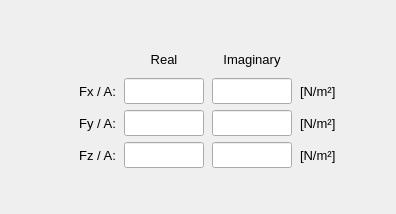
           <widget class="QWidget" name="tab_constant_values">
            <attribute name="title">
             <string>Constant values</string>
            </attribute>
            <layout class="QGridLayout" name="gridLayout_12">
             <property name="leftMargin">
              <number>2</number>
             </property>
             <property name="topMargin">
              <number>2</number>
             </property>
             <property name="rightMargin">
              <number>2</number>
             </property>
             <property name="bottomMargin">
              <number>2</number>
             </property>
             <property name="spacing">
              <number>2</number>
             </property>
             <item row="3" column="0">
              <spacer name="verticalSpacer_2">
               <property name="orientation">
                <enum>Qt::Vertical</enum>
               </property>
               <property name="sizeHint" stdset="0">
                <size>
                 <width>20</width>
                 <height>40</height>
                </size>
               </property>
              </spacer>
             </item>
             <item row="0" column="0">
              <spacer name="verticalSpacer">
               <property name="orientation">
                <enum>Qt::Vertical</enum>
               </property>
               <property name="sizeHint" stdset="0">
                <size>
                 <width>20</width>
                 <height>40</height>
                </size>
               </property>
              </spacer>
             </item>
             <item row="1" column="0">
              <widget class="QFrame" name="frame_8">
               <property name="minimumSize">
                <size>
                 <width>340</width>
                 <height>0</height>
                </size>
               </property>
               <property name="maximumSize">
                <size>
                 <width>16777215</width>
                 <height>320</height>
                </size>
               </property>
               <property name="font">
                <font>
                 <pointsize>11</pointsize>
                </font>
               </property>
               <property name="frameShape">
                <enum>QFrame::NoFrame</enum>
               </property>
               <property name="frameShadow">
                <enum>QFrame::Raised</enum>
               </property>
               <layout class="QGridLayout" name="gridLayout">
                <property name="leftMargin">
                 <number>4</number>
                </property>
                <property name="topMargin">
                 <number>4</number>
                </property>
                <property name="rightMargin">
                 <number>4</number>
                </property>
                <property name="bottomMargin">
                 <number>4</number>
                </property>
                <property name="horizontalSpacing">
                 <number>8</number>
                </property>
                <property name="verticalSpacing">
                 <number>6</number>
                </property>
                <item row="3" column="2">
                 <widget class="QLineEdit" name="lineEdit_real_value_Fx">
                  <property name="minimumSize">
                   <size>
                    <width>80</width>
                    <height>26</height>
                   </size>
                  </property>
                  <property name="maximumSize">
                   <size>
                    <width>80</width>
                    <height>26</height>
                   </size>
                  </property>
                  <property name="font">
                   <font>
                    <family>MS Shell Dlg 2</family>
                    <pointsize>10</pointsize>
                    <weight>50</weight>
                    <italic>false</italic>
                    <bold>false</bold>
                   </font>
                  </property>
                  <property name="styleSheet">
                   <string notr="true"/>
                  </property>
                  <property name="text">
                   <string/>
                  </property>
                  <property name="alignment">
                   <set>Qt::AlignCenter</set>
                  </property>
                 </widget>
                </item>
                <item row="3" column="3">
                 <widget class="QLineEdit" name="lineEdit_imag_value_Fx">
                  <property name="minimumSize">
                   <size>
                    <width>80</width>
                    <height>26</height>
                   </size>
                  </property>
                  <property name="maximumSize">
                   <size>
                    <width>80</width>
                    <height>26</height>
                   </size>
                  </property>
                  <property name="font">
                   <font>
                    <family>MS Shell Dlg 2</family>
                    <pointsize>10</pointsize>
                    <weight>50</weight>
                    <italic>false</italic>
                    <bold>false</bold>
                   </font>
                  </property>
                  <property name="styleSheet">
                   <string notr="true"/>
                  </property>
                  <property name="alignment">
                   <set>Qt::AlignCenter</set>
                  </property>
                 </widget>
                </item>
                <item row="2" column="3">
                 <widget class="QLabel" name="label_20">
                  <property name="minimumSize">
                   <size>
                    <width>80</width>
                    <height>26</height>
                   </size>
                  </property>
                  <property name="maximumSize">
                   <size>
                    <width>80</width>
                    <height>26</height>
                   </size>
                  </property>
                  <property name="font">
                   <font>
                    <family>MS Shell Dlg 2</family>
                    <pointsize>10</pointsize>
                    <weight>50</weight>
                    <italic>false</italic>
                    <bold>false</bold>
                   </font>
                  </property>
                  <property name="text">
                   <string>Imaginary</string>
                  </property>
                  <property name="alignment">
                   <set>Qt::AlignCenter</set>
                  </property>
                 </widget>
                </item>
                <item row="2" column="2">
                 <widget class="QLabel" name="label_4">
                  <property name="minimumSize">
                   <size>
                    <width>80</width>
                    <height>26</height>
                   </size>
                  </property>
                  <property name="maximumSize">
                   <size>
                    <width>80</width>
                    <height>26</height>
                   </size>
                  </property>
                  <property name="font">
                   <font>
                    <family>MS Shell Dlg 2</family>
                    <pointsize>10</pointsize>
                    <weight>50</weight>
                    <italic>false</italic>
                    <bold>false</bold>
                   </font>
                  </property>
                  <property name="text">
                   <string>Real</string>
                  </property>
                  <property name="alignment">
                   <set>Qt::AlignCenter</set>
                  </property>
                 </widget>
                </item>
                <item row="3" column="1">
                 <widget class="QLabel" name="label_constant">
                  <property name="minimumSize">
                   <size>
                    <width>70</width>
                    <height>26</height>
                   </size>
                  </property>
                  <property name="maximumSize">
                   <size>
                    <width>100</width>
                    <height>26</height>
                   </size>
                  </property>
                  <property name="font">
                   <font>
                    <family>MS Shell Dlg 2</family>
                    <pointsize>10</pointsize>
                    <weight>50</weight>
                    <italic>false</italic>
                    <bold>false</bold>
                   </font>
                  </property>
                  <property name="text">
                   <string>Fx / A:</string>
                  </property>
                  <property name="alignment">
                   <set>Qt::AlignRight|Qt::AlignTrailing|Qt::AlignVCenter</set>
                  </property>
                 </widget>
                </item>
                <item row="3" column="4">
                 <widget class="QLabel" name="label_unit">
                  <property name="minimumSize">
                   <size>
                    <width>50</width>
                    <height>26</height>
                   </size>
                  </property>
                  <property name="maximumSize">
                   <size>
                    <width>50</width>
                    <height>26</height>
                   </size>
                  </property>
                  <property name="font">
                   <font>
                    <family>MS Shell Dlg 2</family>
                    <pointsize>10</pointsize>
                    <weight>50</weight>
                    <italic>false</italic>
                    <bold>false</bold>
                   </font>
                  </property>
                  <property name="text">
                   <string>[N/m²]</string>
                  </property>
                  <property name="alignment">
                   <set>Qt::AlignLeading|Qt::AlignLeft|Qt::AlignVCenter</set>
                  </property>
                 </widget>
                </item>
                <item row="3" column="5">
                 <spacer name="horizontalSpacer">
                  <property name="orientation">
                   <enum>Qt::Horizontal</enum>
                  </property>
                  <property name="sizeHint" stdset="0">
                   <size>
                    <width>40</width>
                    <height>20</height>
                   </size>
                  </property>
                 </spacer>
                </item>
                <item row="3" column="0">
                 <spacer name="horizontalSpacer_2">
                  <property name="orientation">
                   <enum>Qt::Horizontal</enum>
                  </property>
                  <property name="sizeHint" stdset="0">
                   <size>
                    <width>40</width>
                    <height>20</height>
                   </size>
                  </property>
                 </spacer>
                </item>
                <item row="4" column="2">
                 <widget class="QLineEdit" name="lineEdit_real_value_Fy">
                  <property name="minimumSize">
                   <size>
                    <width>80</width>
                    <height>26</height>
                   </size>
                  </property>
                  <property name="maximumSize">
                   <size>
                    <width>80</width>
                    <height>26</height>
                   </size>
                  </property>
                  <property name="font">
                   <font>
                    <family>MS Shell Dlg 2</family>
                    <pointsize>10</pointsize>
                    <weight>50</weight>
                    <italic>false</italic>
                    <bold>false</bold>
                   </font>
                  </property>
                  <property name="styleSheet">
                   <string notr="true"/>
                  </property>
                  <property name="text">
                   <string/>
                  </property>
                  <property name="alignment">
                   <set>Qt::AlignCenter</set>
                  </property>
                 </widget>
                </item>
                <item row="4" column="4">
                 <widget class="QLabel" name="label_unit_2">
                  <property name="minimumSize">
                   <size>
                    <width>50</width>
                    <height>26</height>
                   </size>
                  </property>
                  <property name="maximumSize">
                   <size>
                    <width>50</width>
                    <height>26</height>
                   </size>
                  </property>
                  <property name="font">
                   <font>
                    <family>MS Shell Dlg 2</family>
                    <pointsize>10</pointsize>
                    <weight>50</weight>
                    <italic>false</italic>
                    <bold>false</bold>
                   </font>
                  </property>
                  <property name="text">
                   <string>[N/m²]</string>
                  </property>
                  <property name="alignment">
                   <set>Qt::AlignLeading|Qt::AlignLeft|Qt::AlignVCenter</set>
                  </property>
                 </widget>
                </item>
                <item row="4" column="3">
                 <widget class="QLineEdit" name="lineEdit_imag_value_Fy">
                  <property name="minimumSize">
                   <size>
                    <width>80</width>
                    <height>26</height>
                   </size>
                  </property>
                  <property name="maximumSize">
                   <size>
                    <width>80</width>
                    <height>26</height>
                   </size>
                  </property>
                  <property name="font">
                   <font>
                    <family>MS Shell Dlg 2</family>
                    <pointsize>10</pointsize>
                    <weight>50</weight>
                    <italic>false</italic>
                    <bold>false</bold>
                   </font>
                  </property>
                  <property name="styleSheet">
                   <string notr="true"/>
                  </property>
                  <property name="alignment">
                   <set>Qt::AlignCenter</set>
                  </property>
                 </widget>
                </item>
                <item row="5" column="2">
                 <widget class="QLineEdit" name="lineEdit_real_value_Fz">
                  <property name="minimumSize">
                   <size>
                    <width>80</width>
                    <height>26</height>
                   </size>
                  </property>
                  <property name="maximumSize">
                   <size>
                    <width>80</width>
                    <height>26</height>
                   </size>
                  </property>
                  <property name="font">
                   <font>
                    <family>MS Shell Dlg 2</family>
                    <pointsize>10</pointsize>
                    <weight>50</weight>
                    <italic>false</italic>
                    <bold>false</bold>
                   </font>
                  </property>
                  <property name="styleSheet">
                   <string notr="true"/>
                  </property>
                  <property name="text">
                   <string/>
                  </property>
                  <property name="alignment">
                   <set>Qt::AlignCenter</set>
                  </property>
                 </widget>
                </item>
                <item row="5" column="3">
                 <widget class="QLineEdit" name="lineEdit_imag_value_Fz">
                  <property name="minimumSize">
                   <size>
                    <width>80</width>
                    <height>26</height>
                   </size>
                  </property>
                  <property name="maximumSize">
                   <size>
                    <width>80</width>
                    <height>26</height>
                   </size>
                  </property>
                  <property name="font">
                   <font>
                    <family>MS Shell Dlg 2</family>
                    <pointsize>10</pointsize>
                    <weight>50</weight>
                    <italic>false</italic>
                    <bold>false</bold>
                   </font>
                  </property>
                  <property name="styleSheet">
                   <string notr="true"/>
                  </property>
                  <property name="alignment">
                   <set>Qt::AlignCenter</set>
                  </property>
                 </widget>
                </item>
                <item row="5" column="4">
                 <widget class="QLabel" name="label_unit_3">
                  <property name="minimumSize">
                   <size>
                    <width>50</width>
                    <height>26</height>
                   </size>
                  </property>
                  <property name="maximumSize">
                   <size>
                    <width>50</width>
                    <height>26</height>
                   </size>
                  </property>
                  <property name="font">
                   <font>
                    <family>MS Shell Dlg 2</family>
                    <pointsize>10</pointsize>
                    <weight>50</weight>
                    <italic>false</italic>
                    <bold>false</bold>
                   </font>
                  </property>
                  <property name="text">
                   <string>[N/m²]</string>
                  </property>
                  <property name="alignment">
                   <set>Qt::AlignLeading|Qt::AlignLeft|Qt::AlignVCenter</set>
                  </property>
                 </widget>
                </item>
                <item row="4" column="1">
                 <widget class="QLabel" name="label_constant_2">
                  <property name="minimumSize">
                   <size>
                    <width>70</width>
                    <height>26</height>
                   </size>
                  </property>
                  <property name="maximumSize">
                   <size>
                    <width>100</width>
                    <height>26</height>
                   </size>
                  </property>
                  <property name="font">
                   <font>
                    <family>MS Shell Dlg 2</family>
                    <pointsize>10</pointsize>
                    <weight>50</weight>
                    <italic>false</italic>
                    <bold>false</bold>
                   </font>
                  </property>
                  <property name="text">
                   <string>Fy / A:</string>
                  </property>
                  <property name="alignment">
                   <set>Qt::AlignRight|Qt::AlignTrailing|Qt::AlignVCenter</set>
                  </property>
                 </widget>
                </item>
                <item row="5" column="1">
                 <widget class="QLabel" name="label_constant_3">
                  <property name="minimumSize">
                   <size>
                    <width>70</width>
                    <height>26</height>
                   </size>
                  </property>
                  <property name="maximumSize">
                   <size>
                    <width>100</width>
                    <height>26</height>
                   </size>
                  </property>
                  <property name="font">
                   <font>
                    <family>MS Shell Dlg 2</family>
                    <pointsize>10</pointsize>
                    <weight>50</weight>
                    <italic>false</italic>
                    <bold>false</bold>
                   </font>
                  </property>
                  <property name="text">
                   <string>Fz / A:</string>
                  </property>
                  <property name="alignment">
                   <set>Qt::AlignRight|Qt::AlignTrailing|Qt::AlignVCenter</set>
                  </property>
                 </widget>
                </item>
               </layout>
              </widget>
             </item>
            </layout>
           </widget>
